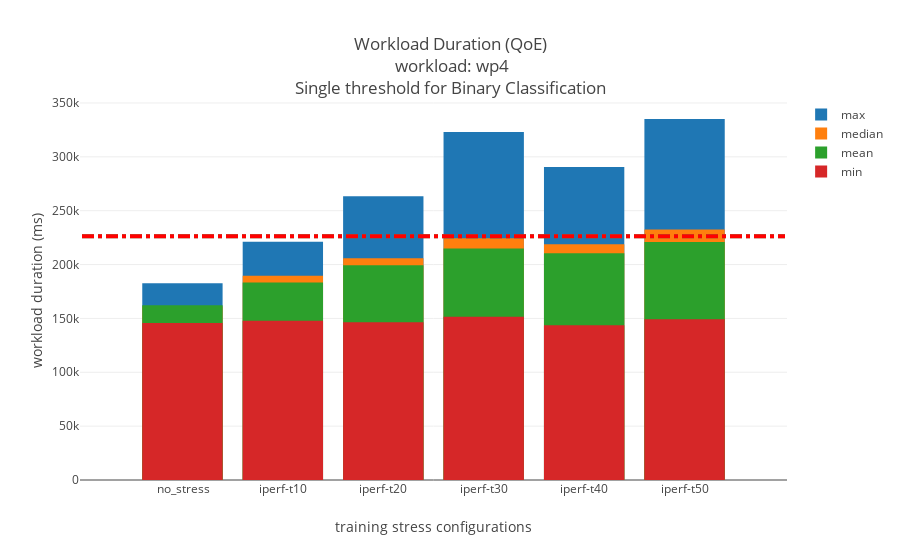
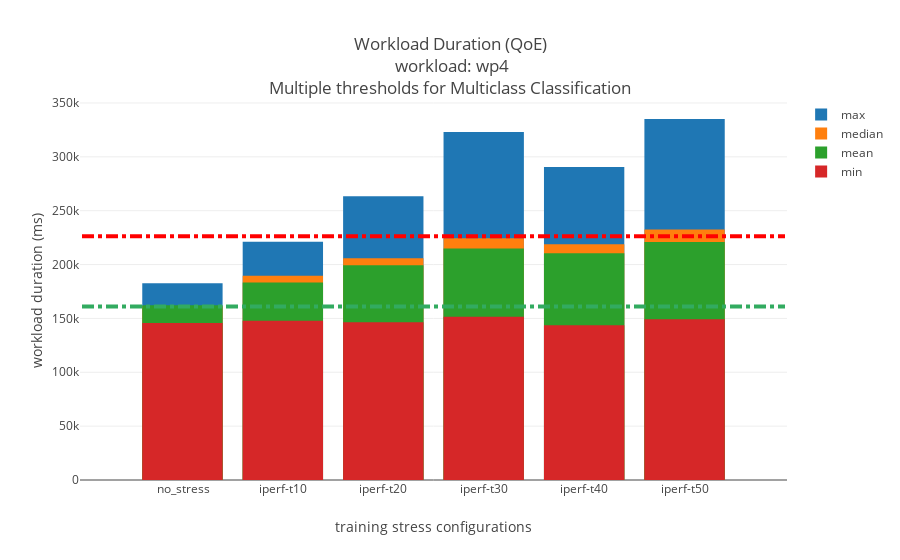

Notebook source saved alongside these figures, in order:
### Markdown cell above
## Illustrate Classification boundaries where the QoE target is Workload Duration.  Group by the stress categories.

### Code cell
#index_max_min = round(max(dfIndexLabeledAgg['elapse_time']['min']))
#index_max_median = round(max(dfIndexLabeledAgg['elapse_time']['median']))

dfIndexLabeledAgg = dfIndex.groupby(['stress_test']).agg({'elapse_time': ['min','max','median','mean','std']}).dropna().reset_index()
dfIndexNoStressAgg  = dfIndexLabeledAgg[dfIndexLabeledAgg["stress_test"] == " no_stress"]
indexNoStressLow = round(max(dfIndexNoStressAgg['elapse_time']['median']))
indexNoStressHigh = round(max(dfIndexNoStressAgg['elapse_time']['max']+dfIndexNoStressAgg['elapse_time']['std']*5))
plot4MsWithThreshholds(dfIndexLabeledAgg,'stress_test','elapse_time','training stress configurations','workload duration (ms)','Workload Duration (QoE)<br> workload: wp4<br>Single threshold for Binary Classification',indexNoStressHigh,indexNoStressHigh)
plot4MsWithThreshholds(dfIndexLabeledAgg,'stress_test','elapse_time','training stress configurations','workload duration (ms)','Workload Duration (QoE)<br> workload: wp4<br>Multiple thresholds for Multiclass Classification',indexNoStressLow,indexNoStressHigh)

### Figure 1 — Plotly figure (JSON) as saved in the notebook; plotly's stock layout.template omitted (floating-point values rounded to 4 significant figures)
{"data": [{"y": [182659, 221274, 263378, 323037, 290669, 335128], "x": [" no_stress", "iperf-t10", "iperf-t20", "iperf-t30", "iperf-t40", "iperf-t50"], "type": "bar", "name": "max", "uid": "c3abb99f-c638-422c-b18b-e7f329f79f7e"}, {"y": [161000.0, 189600.0, 205923, 224400.0, 218833, 232400.0], "x": [" no_stress", "iperf-t10", "iperf-t20", "iperf-t30", "iperf-t40", "iperf-t50"], "type": "bar", "name": "median", "uid": "7a01fc4e-64d8-4ea6-9a01-0469cddd3fbe"}, {"y": [162200.0, 183300.0, 199400.0, 215000.0, 210500.0, 221000.0], "x": [" no_stress", "iperf-t10", "iperf-t20", "iperf-t30", "iperf-t40", "iperf-t50"], "type": "bar", "name": "mean", "uid": "90fa3c4a-25df-4257-9a20-cb65d6b9d46e"}, {"y": [145854, 147949, 146371, 151660, 143756, 149314], "x": [" no_stress", "iperf-t10", "iperf-t20", "iperf-t30", "iperf-t40", "iperf-t50"], "type": "bar", "name": "min", "uid": "33222bec-807d-40be-88db-173e0459ab6e"}], "layout": {"shapes": [{"y1": 226383, "y0": 226383, "line": {"color": "rgb(50, 171, 96)", "dash": "dashdot", "width": 4}, "x1": 6, "type": "line", "x0": -1}, {"y1": 226383, "y0": 226383, "line": {"color": "rgb(255,0,0)", "dash": "dashdot", "width": 4}, "x1": 6, "type": "line", "x0": -1}], "barmode": "overlay", "title": {"text": "Workload Duration (QoE)<br> workload: wp4<br>Single threshold for Binary Classification"}, "xaxis": {"tickvals": [" no_stress", "iperf-t10", "iperf-t20", "iperf-t30", "iperf-t40", "iperf-t50"], "title": {"text": "training stress configurations"}}, "yaxis": {"title": {"text": "workload duration (ms)"}}}}

### Figure 2 — Plotly figure (JSON) as saved in the notebook; plotly's stock layout.template omitted (floating-point values rounded to 4 significant figures)
{"data": [{"y": [182659, 221274, 263378, 323037, 290669, 335128], "x": [" no_stress", "iperf-t10", "iperf-t20", "iperf-t30", "iperf-t40", "iperf-t50"], "type": "bar", "name": "max", "uid": "ee9d8bb4-22e9-44c0-beda-dc7b6c35d97c"}, {"y": [161000.0, 189600.0, 205923, 224400.0, 218833, 232400.0], "x": [" no_stress", "iperf-t10", "iperf-t20", "iperf-t30", "iperf-t40", "iperf-t50"], "type": "bar", "name": "median", "uid": "90eac794-6ce9-4f00-87e9-57afd7aeac3f"}, {"y": [162200.0, 183300.0, 199400.0, 215000.0, 210500.0, 221000.0], "x": [" no_stress", "iperf-t10", "iperf-t20", "iperf-t30", "iperf-t40", "iperf-t50"], "type": "bar", "name": "mean", "uid": "4e192635-4590-4b32-85dd-7fd7b85b3b1b"}, {"y": [145854, 147949, 146371, 151660, 143756, 149314], "x": [" no_stress", "iperf-t10", "iperf-t20", "iperf-t30", "iperf-t40", "iperf-t50"], "type": "bar", "name": "min", "uid": "7b2a78ba-0d25-48a3-acdb-02e1710b1a1f"}], "layout": {"shapes": [{"y1": 160974, "y0": 160974, "line": {"color": "rgb(50, 171, 96)", "dash": "dashdot", "width": 4}, "x1": 6, "type": "line", "x0": -1}, {"y1": 226383, "y0": 226383, "line": {"color": "rgb(255,0,0)", "dash": "dashdot", "width": 4}, "x1": 6, "type": "line", "x0": -1}], "barmode": "overlay", "title": {"text": "Workload Duration (QoE)<br> workload: wp4<br>Multiple thresholds for Multiclass Classification"}, "xaxis": {"tickvals": [" no_stress", "iperf-t10", "iperf-t20", "iperf-t30", "iperf-t40", "iperf-t50"], "title": {"text": "training stress configurations"}}, "yaxis": {"title": {"text": "workload duration (ms)"}}}}
